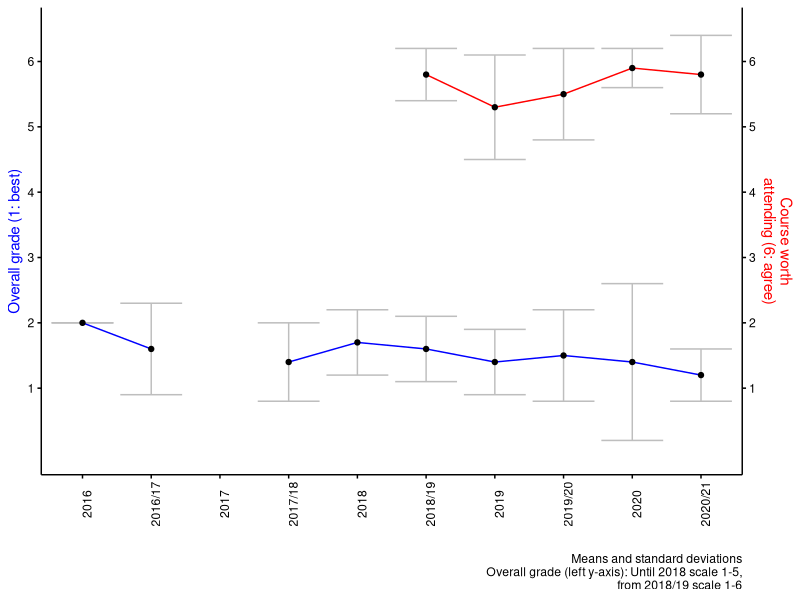

Generate this figure with R:


### plot time trend of course evaluations

evals <- data.frame("semester" = c("2016", "2016/17", "2017", "2017/18",
                                   # frankfurt
                                   "2018", "2018/19",
                                   "2019", "2019/20",
                                   "2020", "2020/21"),
                    "mean" = c(2, 1.6, NA, 1.4,
                               # frankfurt
                               1.7,
                               1.6, 1.4,
                               1.5, 1.4,
                               1.2
                               ),
                    "sd" = c(0, 0.7, NA, 0.6,
                             # frankfurt
                             0.5,
                             0.5, 0.5,
                             0.7, 1.2,
                             0.4
                             ),
                    "n" = c(5, 21, NA, 18,
                            # frankfurt
                            6,
                            10, 8,
                            12, 19,
                            15
                            ),
                    "University" = c("CGN", "CGN", "CGN", "CGN",
                              "FRA", "FRA", "FRA", "FRA", "FRA",
                              "FRA"),
                    "worth" = c (NA, NA, NA, NA, NA,
                                 5.8, 5.3, 5.5, 5.9,
                                 5.8),
                    "worthSD" = c (NA, NA, NA, NA, NA,
                                 0.4, 0.8, 0.7, 0.3,
                                 0.6)
                    )

evals$grandmean <- mean(evals$mean, na.rm = T)

evals$worthgrandmean <- mean(evals$worth, na.rm = T)

library(ggplot2); theme_set(theme_bw() +
                              theme(axis.line = element_line(colour = "black"),
                                    panel.grid.major = element_blank(),
                                    panel.grid.minor = element_blank(),
                                    panel.border = element_blank(),
                                    panel.background = element_blank(),
                                    axis.text = element_text(color="black"),
                                    axis.ticks = element_line(colour = "black")))


# win.metafile("C:/Users/czymara.local/PowerFolders/teaching/teachingevaluations/out/evalovertime.wmf")
dev.copy(png, "C:/Users/czymara.local/PowerFolders/teaching/teachingevaluations/out/evalovertime.png",
         units="px", width=1600, height=1600, res=300)
ggplot(data = evals, aes(y = semester,
                         x = mean#,
                         # colour = University
                         )) +
  geom_errorbarh(aes(xmin = mean - sd,
                     xmax = mean + sd),
                 colour = "grey") +
  xlab("Overall grade (1: best)") + ylab("") +
  geom_path(aes(group = 1), colour = "blue") +
  # geom_vline(xintercept = evals$grandmean ,
  #           colour = "blue") +
  geom_point() +
  geom_errorbarh(data = evals, aes(xmin = worth - worthSD,
                     xmax = worth + worthSD),
                 colour = "grey") +
  scale_x_continuous(limits = c(0, 6.5), breaks = c(1:6),
                     sec.axis = sec_axis(~. , breaks = c(1:6),
                                         name = "Course worth\nattending (6: agree)")
                     ) +
  geom_path(data = evals, aes(x = worth, group = 1), colour = "red") +  # add the second axis
  geom_point(data = evals, aes(y = semester,
                               x = worth#,
                               # colour = University
                               )) +
  theme(axis.text.x = element_text(angle = 90),
        axis.title.y = element_text(color = "blue"),
        axis.title.y.right = element_text(color = "red")) +
  labs(#title = "Evaluation of my courses",
       caption = "Means and standard deviations
       Overall grade (left y-axis): Until 2018 scale 1-5,
       from 2018/19 scale 1-6") +
coord_flip()
dev.off()
